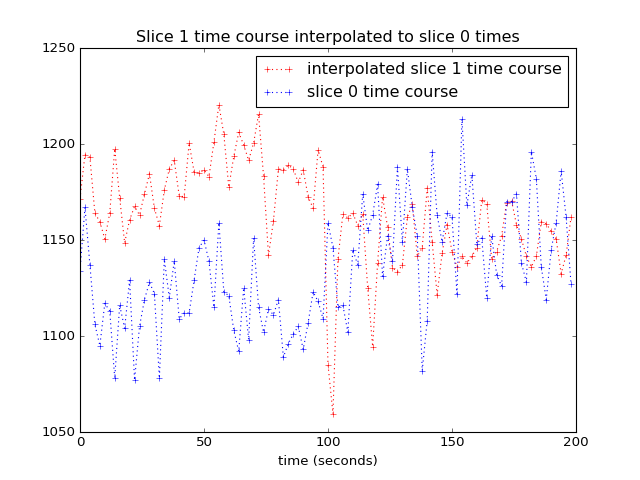

This chart was generated by the following Python code:
# We plot the interpolated time course against the slice 0 times:

plt.plot(times_slice_0, interped_vals, 'r:+',
    label='interpolated slice 1 time course')
# [...]
plt.plot(times_slice_0, time_course_slice_0, 'b:+',
    label='slice 0 time course')
# [...]
plt.legend()
# <...>
plt.title('Slice 1 time course interpolated to slice 0 times')
# <...>
plt.xlabel('time (seconds)')  # doctest: +SKIP
# <...>
